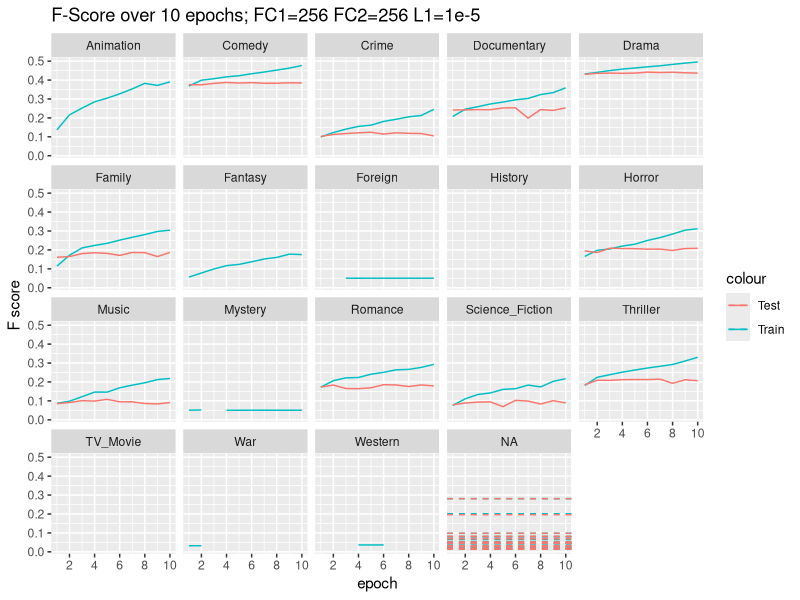
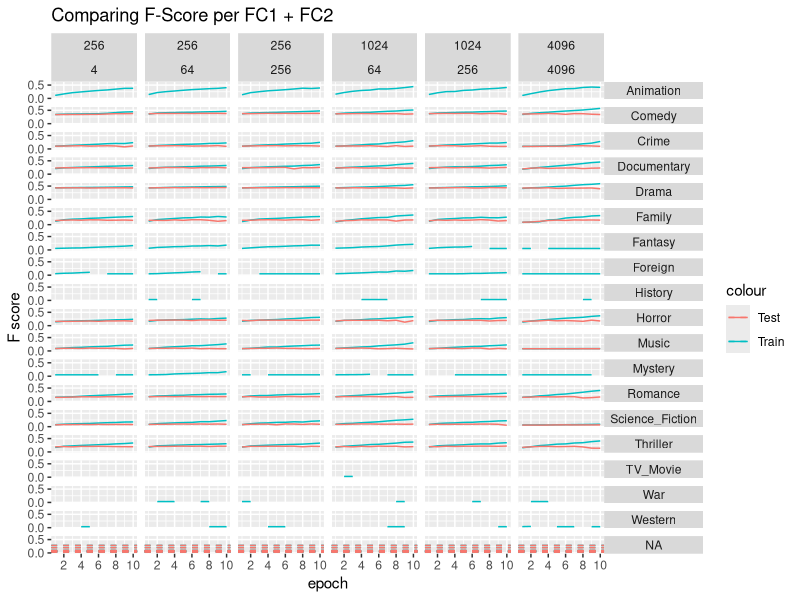
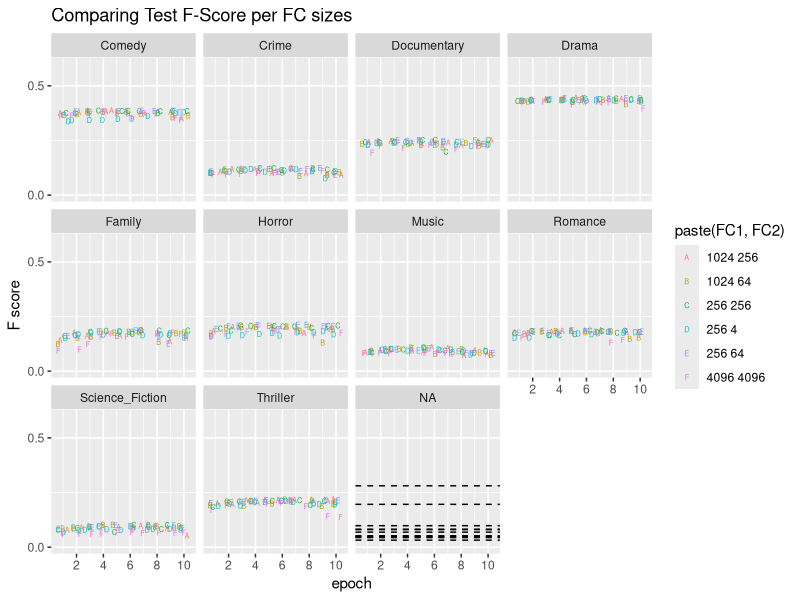

Recreate these plots in R, in order. (Note: this script raises an error after producing the figures.)
## ---- chunk 1
knitr::opts_chunk$set(echo = TRUE)
## ---- chunk 2
library('ggplot2')
## ---- chunk 3
# Load the performance data
cnn_perf <- read.table('model_perf.tsv', header=T, sep='\t')
## ---- chunk 4
genre_names <- c(
    'Animation',
    'Comedy',
    'Crime',
    'Documentary',
    'Drama',
    'Family',
    'Fantasy',
    'Foreign',
    'History',
    'Horror',
    'Music',
    'Mystery',
    'Romance',
    'Science_Fiction',
    'TV_Movie',
    'Thriller',
    'War',
    'Western'
)
train.baserate <- c(0.04844114, 0.201396,   0.05262913,
                    0.09781294, 0.28129362, 0.04271754,
                    0.02815263, 0.02680316, 0.01703118,
                    0.06454165, 0.04648674, 0.02680316,
                    0.08115403, 0.03476035, 0.01447185,
                    0.07915309, 0.01675198, 0.01912517)
test.baserate <- c(0.04988222,  0.19611103, 0.05223777,  
                   0.09824027,  0.28077225, 0.04447832,  
                   0.02780472,  0.02886703, 0.01704309,  
                   0.06872662,  0.04480163, 0.02706572,  
                   0.08059674,  0.0322387 , 0.01404092,
                   0.08175142,  0.01708928, 0.0159346)
baserates <- data.frame(genre=factor(genre_names, 
                                     levels=levels(cnn_perf$genre)),
                        train=train.baserate,
                        test=test.baserate)
## ---- chunk 5
fscore.plot <- function(FC1, FC2, LReg) {
  ggplot(cnn_perf[cnn_perf$FC1==FC1 & 
                    cnn_perf$FC2==FC2 & 
                    cnn_perf$variant=='base' &
                    cnn_perf$Regularizer==LReg
                  ,]) +
    geom_line(aes(x=epoch, y=train_fscore, color='Train')) +
    geom_line(aes(x=epoch, y=test_fscore, color='Test'))  +
    geom_hline(data=baserates, 
               aes(yintercept=train, color='Train'),
               linetype="dashed") +
    geom_hline(data=baserates, 
               aes(yintercept=test, color='Test'),  
               linetype="dashed") +
    facet_wrap(~ genre) +
    scale_x_continuous(breaks=seq(0, 10, 2)) +
    labs(title=paste0('F-Score over 10 epochs; FC1=', FC1, 
                      ' FC2=', FC2, ' ', LReg),
         y='F score')
}
## ---- chunk 6
# Function to display small multiples, so we can compare models that
# differ only in the value of a single hyperparameter

fscore.plot.grid <- function(variant, what.to.compare) {
  perf_data <- cnn_perf[cnn_perf$FC1==256 & 
                          cnn_perf$FC2==256 &
                          cnn_perf$variant %in% c(variant, 'base') &
                          cnn_perf$genre %in%
                          baserates$genre[baserates$train>=0.03]
                  ,]
  # Exception: If we're comparing the FC sizes on the base model,
  # then that's the only criteron we care about (and we want to
  # include the rare genres as well)
  if (what.to.compare == 'FC1 + FC2') {
    perf_data <- cnn_perf[cnn_perf$variant=='base' & cnn_perf$epoch<11,]
  }
  ggplot(perf_data) +
    geom_line(aes(x=epoch, y=train_fscore, color='Train')) +
    geom_line(aes(x=epoch, y=test_fscore, color='Test'))  +
    geom_hline(data=baserates[baserates$train>=0.03,], 
               aes(yintercept=train, color='Train'),  linetype="dashed") +
    geom_hline(data=baserates[baserates$train>=0.03,], 
               aes(yintercept=test, color='Test'),  linetype="dashed") +
    facet_grid(as.formula(paste('genre ~', what.to.compare))) +
    scale_x_continuous(breaks=seq(0, 10, 2)) +
    scale_y_continuous(breaks=c(0, 0.5), limits = c(0, 0.6)) +
    labs(title=paste0('Comparing F-Score per ', what.to.compare),
         y='F score') +
    theme(strip.text.y = element_text(angle=0)) # unrotate facet labels
}
## ---- chunk 7
fscore.plot(256, 256, 'L1=1e-5')
## ---- chunk 8
fscore.plot.grid('FC', 'FC1 + FC2')
## ---- chunk 9
  perf_data <- cnn_perf[cnn_perf$variant=='base' &
                        cnn_perf$epoch < 11 &
                        cnn_perf$genre %in% 
                          cnn_perf$genre[cnn_perf$test_fscore > 0]
                        ,
                        ]
  ggplot(perf_data) +
    geom_jitter(aes(x=epoch, y=test_fscore, 
                    shape=paste(FC1, FC2), 
                    color=paste(FC1, FC2)), 
                height=0) +
    scale_shape_manual(values=LETTERS) +
    geom_hline(data=baserates[baserates$train>=0.03,], 
               aes(yintercept=test),  linetype="dashed") +
    facet_wrap(~genre) +
    scale_x_continuous(breaks=seq(0, 10, 2)) +
    scale_y_continuous(breaks=c(0, 0.5), limits = c(0, 0.6)) +
    labs(title='Comparing Test F-Score per FC sizes',
         y='F score') +
    theme(strip.text.y = element_text(angle=0)) # unrotate facet labels
## ---- chunk 10
fscore.plot.grid(c('regularizer', 'regularizer L1'), 'Regularizer')
## ---- chunk 11
fscore.plot.grid(c('regularizer', 'regularizer L2'), 'Regularizer')
## ---- chunk 12
fscore.plot.grid(c('BCE loss', 'BCE loss No Reg'), 
                 'variant')
## ---- chunk 13
fscore.plot.grid(c('LR decay', 'Reduce LR on Plateau'), 
                 'variant')
## ---- chunk 14
  perf_data <- cnn_perf[cnn_perf$variant=='100 epochs Reduce LR on Plateau'
                        ,]
  ggplot(perf_data) +
    geom_line(aes(x=epoch, y=train_fscore, color='Train')) +
    geom_line(aes(x=epoch, y=test_fscore, color='Test'))  +
    geom_hline(data=baserates[baserates$genre %in% c('Animation', 'Comedy', 'Drama'),], 
               aes(yintercept=train, color='Train'),  linetype="dashed") +
    geom_hline(data=baserates[baserates$genre %in% c('Animation', 'Comedy', 'Drama'),], 
               aes(yintercept=test, color='Test'),  linetype="dashed") +
    scale_x_continuous(breaks=seq(0, 100, 20)) +
    scale_y_continuous(breaks=c(0, 0.5, 1.0), limits = c(0, 1.0)) +
    facet_grid(~ genre) +
    labs(title=paste0('Allowing to run for 100 epochs, with Reduce LR on Plateau'),
         y='F score')
## ---- chunk 15
fscore.plot.grid('scratch', 'variant')
## ---- chunk 16
fscore.plot.grid(c('VGG w/16 frozen layers', 
                   'VGG w/17 frozen layers'), 
                 'variant')
